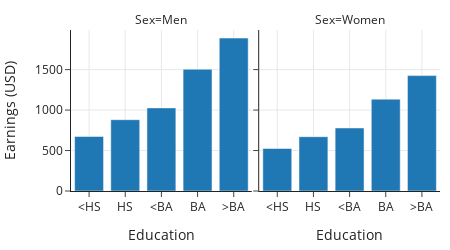

Notebook source saved alongside this figure:
### Markdown cell above
## Emphasize the Important Difference

Whenever we make a plot that compares groups, we consider whether the plot emphasizes the important difference.
As a rule of thumb, it's easier for readers to see differences when
plotting objects are aligned in ways that make these comparisons easier to read. Let's look at an example.

The [US Bureau of Labor Statistics](https://www.bls.gov/opub/reports/womens-earnings/2020/home.htm) publishes data on income.
We've taken the 2020 median full-time-equivalent weekly earnings for people over 25 and plotted them below.
We split people into groups by education level and sex[^Gender].

[^Gender]:US government surveys still collect data based on a binary definition of gender, but progress is being made. In 2022, U.S. citizens will be able select an "X" as their gender marker on their passport application.

### Code cell
labels = {'educ': 'Education', 'income': 'Earnings (USD)', 'gender':'Sex'}
fig = px.bar(earn, x='educ', y='income', facet_col='gender',
             labels=labels, width=450, height=250)
margin(fig, t=30)

### Figure 1 — Plotly figure (JSON) as saved in the notebook; plotly's stock layout.template omitted (floating-point values rounded to 4 significant figures)
{"data": [{"alignmentgroup": "True", "hovertemplate": "Sex=Men<br>Education=%{x}<br>Earnings (USD)=%{y}<extra></extra>", "legendgroup": "", "marker": {"color": "#1F77B4", "pattern": {"shape": ""}}, "name": "", "offsetgroup": "", "orientation": "v", "showlegend": false, "textposition": "auto", "type": "bar", "x": ["<HS", "HS", "<BA", "BA", ">BA"], "xaxis": "x", "y": [674, 881, 1027, 1505, 1890], "yaxis": "y"}, {"alignmentgroup": "True", "hovertemplate": "Sex=Women<br>Education=%{x}<br>Earnings (USD)=%{y}<extra></extra>", "legendgroup": "", "marker": {"color": "#1F77B4", "pattern": {"shape": ""}}, "name": "", "offsetgroup": "", "orientation": "v", "showlegend": false, "textposition": "auto", "type": "bar", "x": ["<HS", "HS", "<BA", "BA", ">BA"], "xaxis": "x2", "y": [525, 671, 779, 1135, 1426], "yaxis": "y2"}], "layout": {"annotations": [{"font": {}, "showarrow": false, "text": "Sex=Men", "x": 0.245, "xanchor": "center", "xref": "paper", "y": 1, "yanchor": "bottom", "yref": "paper"}, {"font": {}, "showarrow": false, "text": "Sex=Women", "x": 0.755, "xanchor": "center", "xref": "paper", "y": 1, "yanchor": "bottom", "yref": "paper"}], "barmode": "relative", "height": 250, "legend": {"tracegroupgap": 0}, "margin": {"t": 30}, "width": 450, "xaxis": {"anchor": "y", "autorange": true, "domain": [0, 0.49], "range": [-0.5, 4.5], "title": {"text": "Education"}, "type": "category"}, "xaxis2": {"anchor": "y2", "autorange": true, "domain": [0.51, 1], "matches": "x", "range": [-0.5, 4.5], "title": {"text": "Education"}, "type": "category"}, "yaxis": {"anchor": "x", "autorange": true, "domain": [0, 1], "range": [0, 1989.0], "title": {"text": "Earnings (USD)"}, "type": "linear"}, "yaxis2": {"anchor": "x2", "autorange": true, "domain": [0, 1], "matches": "y", "range": [0, 1989.0], "showticklabels": false, "type": "linear"}}}
